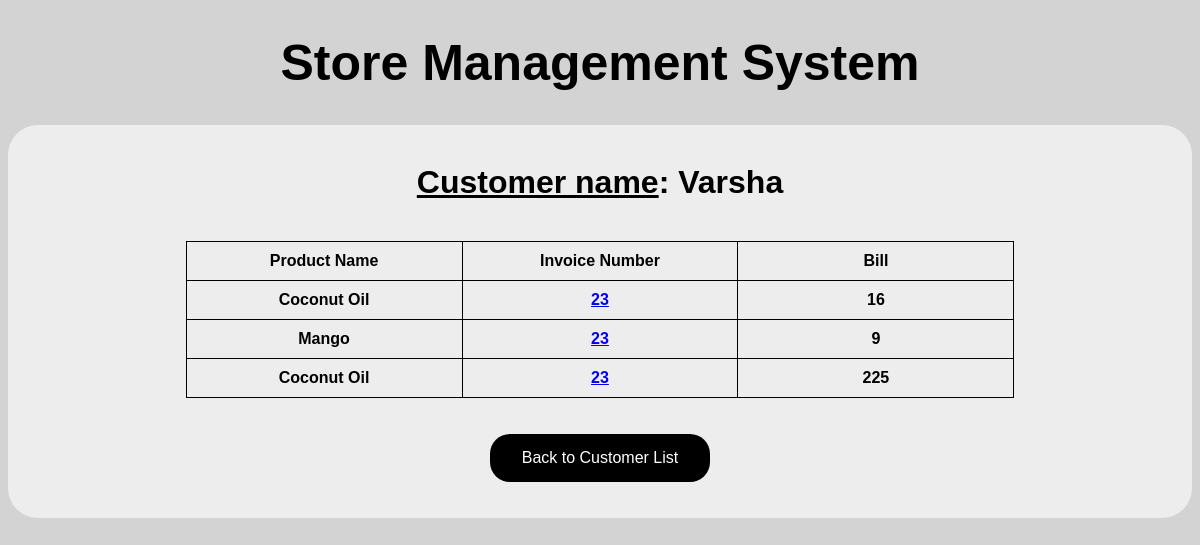
The app's page /customer/Varsha, older data.
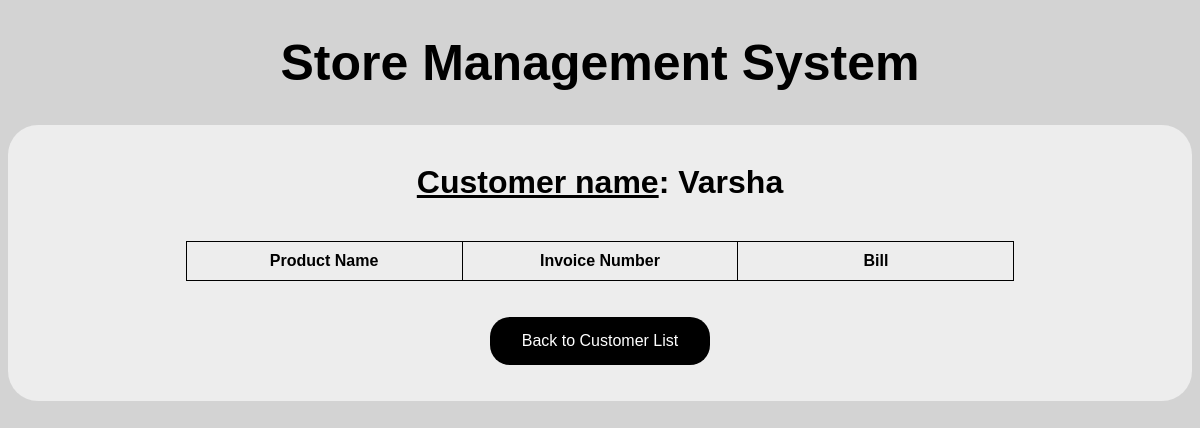
The same page, newer data.
### storedb/models.py (models this page shows, shortened)
class Invoice(models.Model):
    cust_name = models.CharField(max_length=30)
    date = models.DateField()
    inv_no = models.CharField(max_length=15)
    prod_name = models.CharField(max_length=30)
    prod_size = models.CharField(max_length=30)
    prod_unit = models.CharField(max_length=10)
    prod_quant = models.IntegerField()
    prod_rate = models.IntegerField()
    total = models.IntegerField()
    discount = models.IntegerField(default=0)
    taxes = models.IntegerField(default=0)
    delivery = models.IntegerField(default=0)

### storedb/views.py (the view)
# urls.py: path('customer/<cust_name>', views.cust_details),
def cust_details(request, cust_name):
    inv_list = Invoice.objects.all().order_by('-id').filter(cust_name=cust_name)
    cust_name = cust_name
    return render(request, 'cust_details.html', {'inv_list': inv_list, 'cust_name': cust_name})

### storedb/templates/cust_details.html (shortened to what this page needs)
{% extends "base.html" %}
{% block content %}
<center>
   <h1><u>Customer name</u>:  {{cust_name}}</h1><br>
<table>
        <tr>
            <td>Product Name</td>
            <td>Invoice Number</td>
            <td>Bill</td>
        </tr>
        {% for inv in inv_list %}
        <tr>
            <td>{{inv.prod_name}}</td>
            <td><a href="invoice/{{inv.inv_no}}">{{inv.inv_no}}</a>
            </td>
            <td>{{inv.total}}</td>
        </tr>
        {% endfor %}
    </table><br><br>
    <form action="customer_list" method="post">
        <button type="submit">Back to Customer List</button>
    </form><br><br>
</center>
{% endblock content %}

Row changes from the older to the newer data that the page shows:
removed Invoice: prod_name "Coconut Oil", inv_no "23", total "16"
removed Invoice: prod_name "Mango", inv_no "23", total "9"
removed Invoice: prod_name "Coconut Oil", inv_no "23", total "225"
